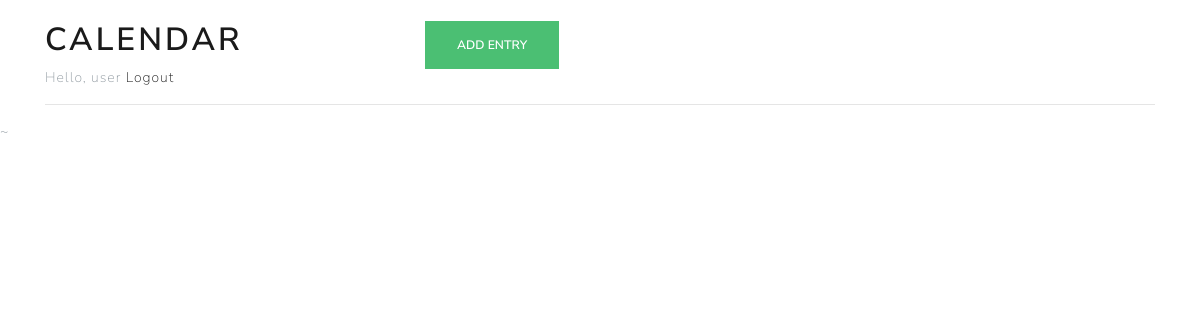
/calendar (signed in), run on an earlier commit of the app's database.
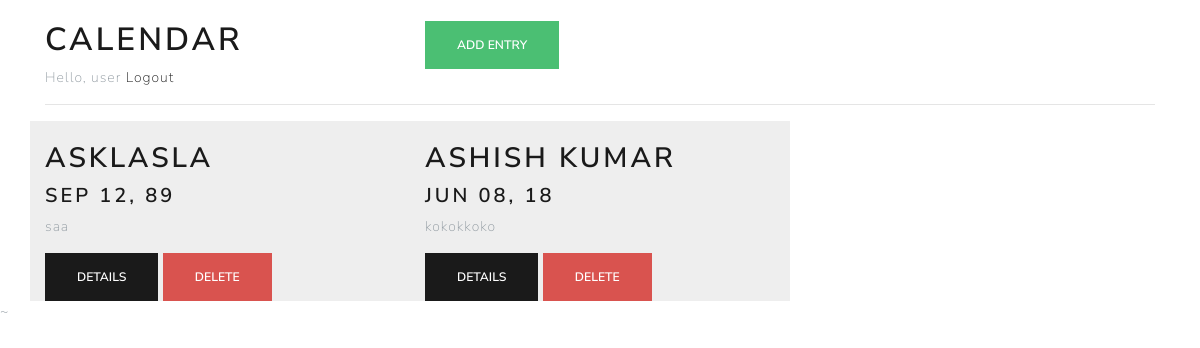
And on a later commit of the database.
### myapp/models.py (models this page shows, shortened)
class Entry(models.Model):
	name = models.CharField(max_length=100)
	author = models.ForeignKey(User,on_delete=models.CASCADE)
	date = models.DateTimeField()
	description = models.TextField()
	created = models.DateTimeField(auto_now_add=True)

### myapp/views.py (the view)
# urls.py: url(r'^calendar',views.calendar,name='calendar'),
@login_required
def calendar(request):
    entries = Entry.objects.filter(author=request.user)
    endict = {'entries':entries}
    return render(request, 'myapp/calendar.html', endict)

### myapp/templates/myapp/calendar.html
{% extends 'myapp/base.html' %}
{% block content %}
<div class= "container">
  <br/>
  <div class="row">
    <div class= "col-lg-4">
      <h1>calendar</h1>
      {% if request.user.is_authenticated %}
      <span> Hello, {{ request.user.username }} </span>
      <a href="/logout">Logout</a>
      {% endif %}
    </div>
    <div class= "col-lg-8">
      <button onclick="window.location='{% url 'add' %}'"type="button" class="btn btn-success">Add Entry</button>
    </div>
  </div>
	<hr/>
  <div class="row">
    {% for entry in entries %}
    {% include 'myapp/_calendar_entry.html' %}
    {% endfor %}
  </div>
</div>
{% endblock %}

### myapp/templates/myapp/_calendar_entry.html
<div class="calendar_entry col-lg-4">
        <br/>
        <h2> {{entry.name}} </h2>
        <h4> {{entry.date | date:"M d, y"}}</h2>
        <p>{{entry.description | truncatechars:150}}</p>
        <button onclick="window.location='{% url 'details' pk=entry.id %}'	"  class='btn btn-primary'> Details </button>
        <button data-id="{{ entry.id }}" onclick="deleteCalendarEntry(this)" class='btn btn-danger'> Delete </button>
    </div>

What changed in the data, as far as the page shows it:
added Entry: name "ASKLASLA", date "SEP 12, 89", description "saa"
added Entry: name "ASHISH KUMAR", date "JUN 08, 18", description "kokokkoko"
